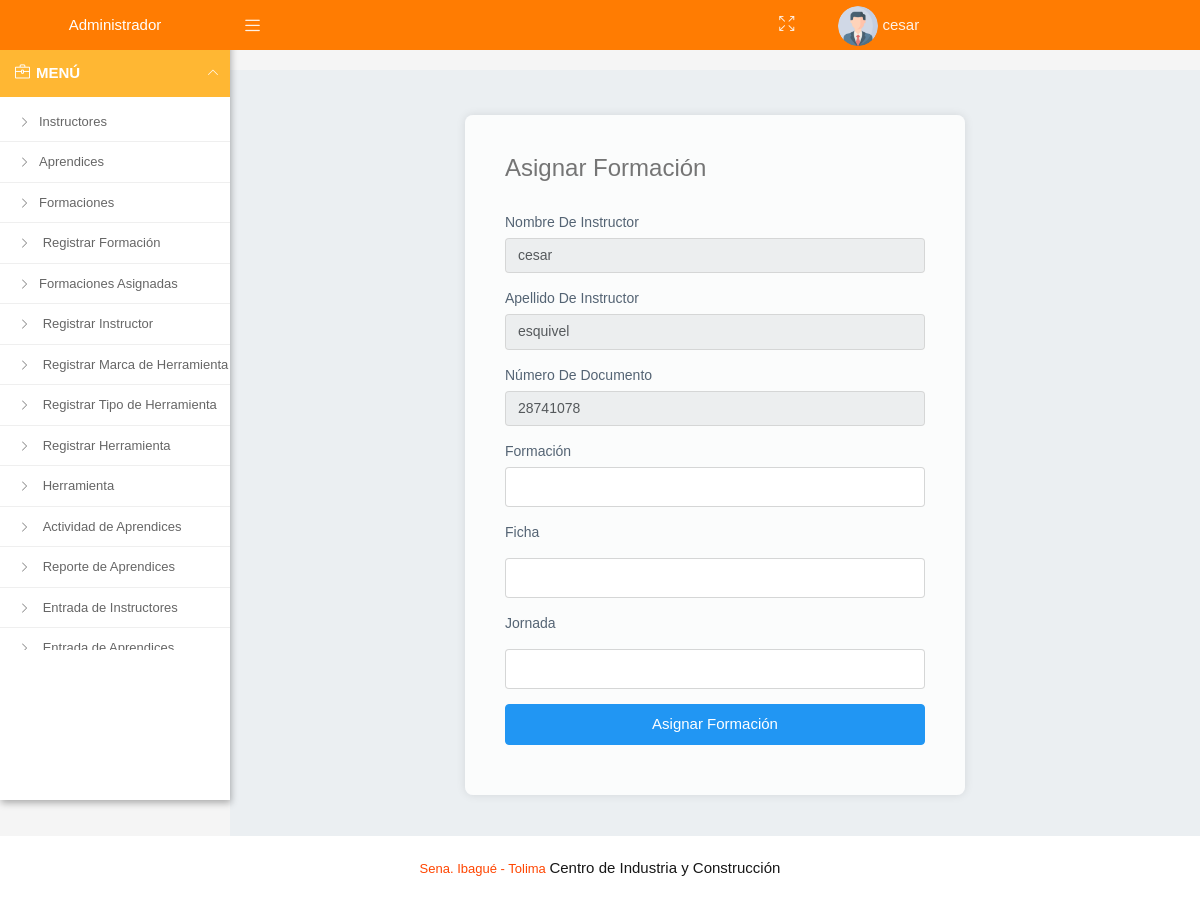
The app's page /public/admin/asigna.php?documento=28741078 (signed in) with its own data.
### tables this page shows
CREATE TABLE `usuario` (
  `documento` bigint(11) NOT NULL,
  `id_tp_docu` tinyint(4) NOT NULL,
  `nombre` text NOT NULL,
  `apellido` text NOT NULL,
  `contrasena` varchar(255) NOT NULL,
  `correo` varchar(40) NOT NULL,
  `codigo_barras` varchar(500) NOT NULL,
  `fecha_registro` date NOT NULL,
  `terminos` enum('si','no','','') NOT NULL,
  `id_rol` tinyint(4) NOT NULL,
  `id_esta_usu` tinyint(4) NOT NULL,
  `nit_empre` varchar(12) NOT NULL
);

### public/admin/asigna.php (the view, shortened to what this page needs)
<?php
require_once 'template.php';
$columnas = [];
if (isset($_GET['documento'])) {
    $consulta_tipo = $conn->prepare("SELECT usuario.nombre, usuario.apellido, usuario.documento, usuario.correo, usuario.codigo_barras, empresa.nit_empre, empresa.nom_empre FROM usuario INNER JOIN empresa ON empresa.nit_empre = usuario.nit_empre WHERE usuario.documento = :documento;");
    $consulta_tipo->bindParam(':documento', $_GET['documento']);
    $consulta_tipo->execute();
    $columnas = $consulta_tipo->fetch(PDO::FETCH_ASSOC);
}
?>
<div class="content-wrapper">
    <div class="container-fluid">
        <div class="tab-list">
            <div class="row">
                <div class="col-lg-12 p-0">
                    <div class="card-header">
                        <div class="content-body container-table">
                            <div class="container-fluid">
                                <div class="row">
                                    <div class="registro_container">
                                        <form class="registro_form" action="asigna.php" name="formRegister" autocomplete="off" method="POST" class="formulario" id="formulario">
                                            <h1>Asignar Formación</h1>
                                            <br>
                                            <div class="form-group">
                                                <label>Nombre de Instructor</label>
                                                <input type="text" placeholder="" class="form-control" value="<?php echo htmlspecialchars($columnas['nombre'] ?? '', ENT_QUOTES); ?>" name="nombre" title="Debe ser de 15 letras" required oninput="validarLetras(this)" minlength="6" maxlength="12" readonly>
                                            </div>
                                            <div class="form-group">
                                                <label>Apellido de Instructor</label>
                                                <input type="text" placeholder="" class="form-control" value="<?php echo htmlspecialchars($columnas['apellido'] ?? '', ENT_QUOTES); ?>" name="apellido" title="Debe ser de 15 letras" required oninput="validarLetras(this)" minlength="6" maxlength="12" readonly>
                                            </div>
                                            <div class="form-group">
                                                <label>Número de Documento</label>
                                                <input type="text" placeholder="Ingrese Documento de Administrador" class="form-control" value="<?php echo htmlspecialchars($columnas['documento'] ?? '', ENT_QUOTES); ?>" name="documento" title="Debe ser de 10 dígitos" required onkeyup="espacios(this)" minlength="7" maxlength="10" readonly>
                                            </div>
                                            <div class="form-group">
                                                <label for="nom_forma">Formación</label>
                                                <select name="nom_forma" id="nom_forma" class="form-control">
                                                </select>
                                            </div>
                                            <div class="form-group" id="ficha-group">
                                                <label for="ficha" class="form-group">Ficha</label>
                                                <select name="ficha" id="ficha" class="form-control"></select>
                                            </div>
                                            <div class="form-group" id="tp_jornada-group">
                                                <label for="tp_jornada" class="form-group">Jornada</label>
                                                <select id="tp_jornada" name="tp_jornada" class="form-control"></select>
                                            </div>
                                            <input type="submit" name="MM_register" value="Asignar Formación" class="btn-primary">
                                        </form>
                                    </div>
                                </div>
                            </div>
                        </div>
                    </div>
                </div>
            </div>
        </div>
    </div>
</div>

### assets/css/responsive.css (style rules this page uses)
@media only screen and (max-width: 1564px) { h1 { font-size: 1.5rem; } }

### assets/css/style.css (style rules this page uses)
body { font-family: 'Roboto', sans-serif; color: #000000; background-color: #ffffff; }

### public/css/estilos.css (style rules this page uses)
body { font-family: 'Poppins', sans-serif; margin: 0; padding: 0; background-color: #f5f5f5; padding-top: 20px; padding-bottom: 60px; }
.form-group { margin-bottom: 15px; }
label { display: block; margin-bottom: 5px; }
input { width: 100%; padding: 8px; box-sizing: border-box; border: 1px solid #ccc; border-radius: 4px; margin-bottom: 10px; }
.registro_container { padding: 5px; display: flex; justify-content: center; align-items: flex-start; height: auto; flex-wrap: wrap; }
.registro_form { background-color: rgba(255, 255, 255, 0.8); padding: 40px; border-radius: 8px; box-shadow: 0 0 10px rgba(0, 0, 0, 0.1); margin: 20px; flex: 1 1 300px; max-width: 500px; }

### assets/css/generic-class.css (style rules this page uses)
.p-0 { padding: 0 !important; }

### assets/css/menu.css (style rules this page uses)
.fixed .content-wrapper { margin-top: 50px; }
.content-wrapper { height: 100%; background-color: #ebeff2; margin-left: 230px; z-index: 820; -webkit-transition: all 0.3s ease-in-out; -moz-transition: all 0.3s ease-in-out; -ms-transition: all 0.3s ease-in-out; transition: all 0.3s ease-in-out; }

### records on screen
usuario: nombre "cesar", apellido "esquivel", documento "28741078"

### other values on screen
$_SESSION['nombre'] "cesar"
